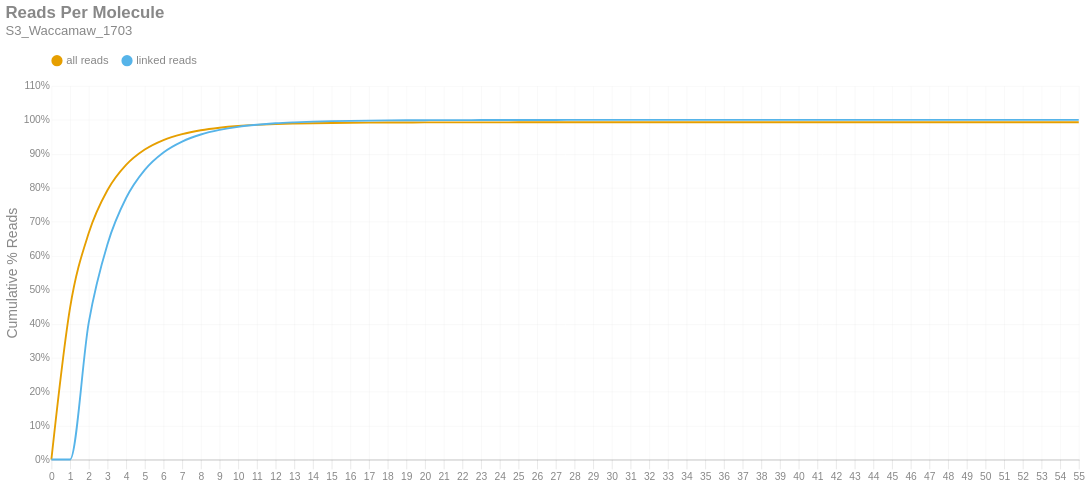

The notebook cell saved with this chart:
### Markdown cell above
### Reads per Molecule
This chart shows the cumulative distribution of the number of reads per linked molecule. That is, how many alignments are associated with a unique molecule. This excludes the number of reads associated with invalid or absent linked-read barcodes. The `linked` histogram is the percentages recalculated when disregarding singletons.

### Code cell
if SKIPLR:
    print_html(f"Skipped")
else:
    counts = np.bincount(valids['reads'].cast(pl.Int64).to_numpy())
    weighted = counts * np.arange(len(counts))
    all_perc = weighted / n_reads
    linked_perc = weighted / n_linked_reads
    linked_perc[1] = 0
    binned_df = pl.DataFrame({
        'readsper': list(range(len(counts))),
        'all reads (cumsum)': np.cumsum(all_perc).tolist(),
        'linked reads (cumsum)': np.cumsum(linked_perc).tolist(),
    })

    with SafeRender(binned_df):
        (
            density_plot(binned_df, 'Reads Per Molecule', samplename, 'readspmol')
            .encode(
                x=alt.X('readsper:O', title=None).axis(labelAngle=0).scale(padding=0),
                y=alt.Y('value:Q', title='Cumulative % Reads').axis(format='%').stack(False),
                color=alt.Color("key:N").scale(domain=["all reads", "linked reads"]),
                tooltip=[
                    alt.Tooltip("key:N", title="Data Type"),
                    alt.Tooltip("readsper:O", title="Reads Per Molecule"),
                    alt.Tooltip("value:Q", format=".2%", title="% Reads (Cum.)")
                ]            
            )
        ).display()

### Figure 1 — Vega-Lite specification as saved in the notebook (floating-point values rounded to 4 significant figures)
{"width": "container", "height": 400, "config": {"title": {"anchor": "start", "dy": -15, "fontSize": 18, "color": "#888888", "subtitleColor": "#888888", "subtitleFontSize": 14}, "arc": {"fill": "#0072B2"}, "axis": {"domainColor": "#888888", "domainWidth": 0.5, "gridWidth": 0.2, "grid": false, "titleFontWeight": 400, "titleFontSize": 15, "labelFontSize": 11, "labelColor": "#888888", "tickColor": "#888888", "tickWidth": 0.2, "titleColor": "#888888"}, "axisBand": {"grid": false}, "axisX": {"grid": true, "tickSize": 10, "domainCap": "round"}, "axisY": {"domain": false, "grid": true, "tickSize": 0, "domainCap": "round"}, "background": "transparent", "header": {"labelFontSize": 15, "labelColor": "#888888", "titleFontSize": 15, "titleFontWeight": 600, "titleColor": "#888888"}, "legend": {"labelFont": "sans-serif", "labelFontSize": 12, "labelColor": "#888888", "symbolSize": 100, "symbolType": "circle", "titleFontSize": 12, "titlePadding": 10, "titleColor": "#888888", "title": null, "orient": "top"}, "range": {"category": ["#E69F00", "#56B4E9", "#009E73", "#F0E442", "#0072B2", "#D55E00", "#CC79A7", "#000000"], "diverging": ["#cfe8f3", "#a2d4ec", "#73bfe2", "#46abdb", "#1696d2", "#12719e"]}, "area": {"fill": "#0072B2", "fillOpacity": 0.7, "line": true, "strokeOpacity": 0.7}, "line": {"color": "#0072B2", "stroke": "#0072B2", "strokeWidth": 2}, "trail": {"color": "#0072B2", "stroke": "#0072B2", "strokeWidth": 0, "size": 1}, "point": {"filled": true, "fillOpacity": 1.0, "size": 95}, "text": {"color": "#888888", "fontSize": 11, "align": "right", "fontWeight": 400, "size": 11}, "bar": {"fill": "#0072B2", "stroke": null}, "view": {"stroke": null, "continuousWidth": 660, "continuousHeight": 400}}, "data": {"name": "data-7f52f9e7d4d038a13a79b83df000c1f5"}, "mark": {"type": "line", "interpolate": "monotone", "point": {"opacity": 0, "size": 275}}, "encoding": {"color": {"field": "key", "scale": {"domain": ["all reads", "linked reads"]}, "type": "nominal"}, "tooltip": [{"field": "key", "title": "Data Type", "type": "nominal"}, {"field": "readsper", "title": "Reads Per Molecule", "type": "ordinal"}, {"field": "value", "format": ".2%", "title": "% Reads (Cum.)", "type": "quantitative"}], "x": {"axis": {"labelAngle": 0}, "field": "readsper", "scale": {"padding": 0}, "title": null, "type": "ordinal"}, "y": {"axis": {"format": "%"}, "field": "value", "stack": false, "title": "Cumulative % Reads", "type": "quantitative"}}, "params": [{"name": "param_c36ac31b6afebe62", "select": {"type": "point", "fields": ["key"]}, "bind": "legend"}], "title": {"text": "Reads Per Molecule", "subtitle": "S3_Waccamaw_1703"}, "transform": [{"fold": ["all reads (cumsum)", "linked reads (cumsum)"]}, {"calculate": "replace(datum.key, ' (cumsum)', '')", "as": "key"}, {"filter": {"param": "param_c36ac31b6afebe62"}}], "usermeta": {"embedOptions": {"downloadFileName": "S3_Waccamaw_1703.readspmol"}}, "$schema": "https://vega.github.io/schema/vega-lite/v6.1.0.json", "datasets": {"data-7f52f9e7d4d038a13a79b83df000c1f5": [{"readsper": 0, "all reads (cumsum)": 0.0, "linked reads (cumsum)": 0.0}, {"readsper": 1, "all reads (cumsum)": 0.4468, "linked reads (cumsum)": 0.0}, {"readsper": 2, "all reads (cumsum)": 0.6669, "linked reads (cumsum)": 0.4029}, {"readsper": 3, "all reads (cumsum)": 0.7928, "linked reads (cumsum)": 0.6334}, {"readsper": 4, "all reads (cumsum)": 0.8673, "linked reads (cumsum)": 0.7699}, {"readsper": 5, "all reads (cumsum)": 0.9126, "linked reads (cumsum)": 0.8528}, {"readsper": 6, "all reads (cumsum)": 0.9406, "linked reads (cumsum)": 0.904}, {"readsper": 7, "all reads (cumsum)": 0.9581, "linked reads (cumsum)": 0.9361}, {"readsper": 8, "all reads (cumsum)": 0.9695, "linked reads (cumsum)": 0.9569}, {"readsper": 9, "all reads (cumsum)": 0.9769, "linked reads (cumsum)": 0.9705}, {"readsper": 10, "all reads (cumsum)": 0.9819, "linked reads (cumsum)": 0.9796}, {"readsper": 11, "all reads (cumsum)": 0.9852, "linked reads (cumsum)": 0.9856}, {"readsper": 12, "all reads (cumsum)": 0.9876, "linked reads (cumsum)": 0.9901}, {"readsper": 13, "all reads (cumsum)": 0.9891, "linked reads (cumsum)": 0.9928}, {"readsper": 14, "all reads (cumsum)": 0.9902, "linked reads (cumsum)": 0.9949}, {"readsper": 15, "all reads (cumsum)": 0.991, "linked reads (cumsum)": 0.9963}, {"readsper": 16, "all reads (cumsum)": 0.9915, "linked reads (cumsum)": 0.9973}, {"readsper": 17, "all reads (cumsum)": 0.9919, "linked reads (cumsum)": 0.998}, {"readsper": 18, "all reads (cumsum)": 0.9922, "linked reads (cumsum)": 0.9985}, {"readsper": 19, "all reads (cumsum)": 0.9924, "linked reads (cumsum)": 0.9988}, {"readsper": 20, "all reads (cumsum)": 0.9925, "linked reads (cumsum)": 0.9991}, {"readsper": 21, "all reads (cumsum)": 0.9926, "linked reads (cumsum)": 0.9993}, {"readsper": 22, "all reads (cumsum)": 0.9927, "linked reads (cumsum)": 0.9994}, {"readsper": 23, "all reads (cumsum)": 0.9928, "linked reads (cumsum)": 0.9995}, {"readsper": 24, "all reads (cumsum)": 0.9928, "linked reads (cumsum)": 0.9997}, {"readsper": 25, "all reads (cumsum)": 0.9929, "linked reads (cumsum)": 0.9997}, {"readsper": 26, "all reads (cumsum)": 0.9929, "linked reads (cumsum)": 0.9998}, {"readsper": 27, "all reads (cumsum)": 0.9929, "linked reads (cumsum)": 0.9999}, {"readsper": 28, "all reads (cumsum)": 0.993, "linked reads (cumsum)": 0.9999}, {"readsper": 29, "all reads (cumsum)": 0.993, "linked reads (cumsum)": 0.9999}, {"readsper": 30, "all reads (cumsum)": 0.993, "linked reads (cumsum)": 0.9999}, {"readsper": 31, "all reads (cumsum)": 0.993, "linked reads (cumsum)": 0.9999}, {"readsper": 32, "all reads (cumsum)": 0.993, "linked reads (cumsum)": 1.0}, {"readsper": 33, "all reads (cumsum)": 0.993, "linked reads (cumsum)": 1.0}, {"readsper": 34, "all reads (cumsum)": 0.993, "linked reads (cumsum)": 1.0}, {"readsper": 35, "all reads (cumsum)": 0.993, "linked reads (cumsum)": 1.0}, {"readsper": 36, "all reads (cumsum)": 0.993, "linked reads (cumsum)": 1.0}, {"readsper": 37, "all reads (cumsum)": 0.993, "linked reads (cumsum)": 1.0}, {"readsper": 38, "all reads (cumsum)": 0.993, "linked reads (cumsum)": 1.0}, {"readsper": 39, "all reads (cumsum)": 0.993, "linked reads (cumsum)": 1.0}, {"readsper": 40, "all reads (cumsum)": 0.993, "linked reads (cumsum)": 1.0}, {"readsper": 41, "all reads (cumsum)": 0.993, "linked reads (cumsum)": 1.0}, {"readsper": 42, "all reads (cumsum)": 0.993, "linked reads (cumsum)": 1.0}, {"readsper": 43, "all reads (cumsum)": 0.993, "linked reads (cumsum)": 1.0}, {"readsper": 44, "all reads (cumsum)": 0.993, "linked reads (cumsum)": 1.0}, {"readsper": 45, "all reads (cumsum)": 0.993, "linked reads (cumsum)": 1.0}, {"readsper": 46, "all reads (cumsum)": 0.993, "linked reads (cumsum)": 1.0}, {"readsper": 47, "all reads (cumsum)": 0.993, "linked reads (cumsum)": 1.0}, {"readsper": 48, "all reads (cumsum)": 0.993, "linked reads (cumsum)": 1.0}, {"readsper": 49, "all reads (cumsum)": 0.993, "linked reads (cumsum)": 1.0}, {"readsper": 50, "all reads (cumsum)": 0.993, "linked reads (cumsum)": 1.0}, {"readsper": 51, "all reads (cumsum)": 0.993, "linked reads (cumsum)": 1.0}, {"readsper": 52, "all reads (cumsum)": 0.993, "linked reads (cumsum)": 1.0}, {"readsper": 53, "all reads (cumsum)": 0.993, "linked reads (cumsum)": 1.0}, {"readsper": 54, "all reads (cumsum)": 0.993, "linked reads (cumsum)": 1.0}, {"readsper": 55, "all reads (cumsum)": 0.993, "linked reads (cumsum)": 1.0}]}}
